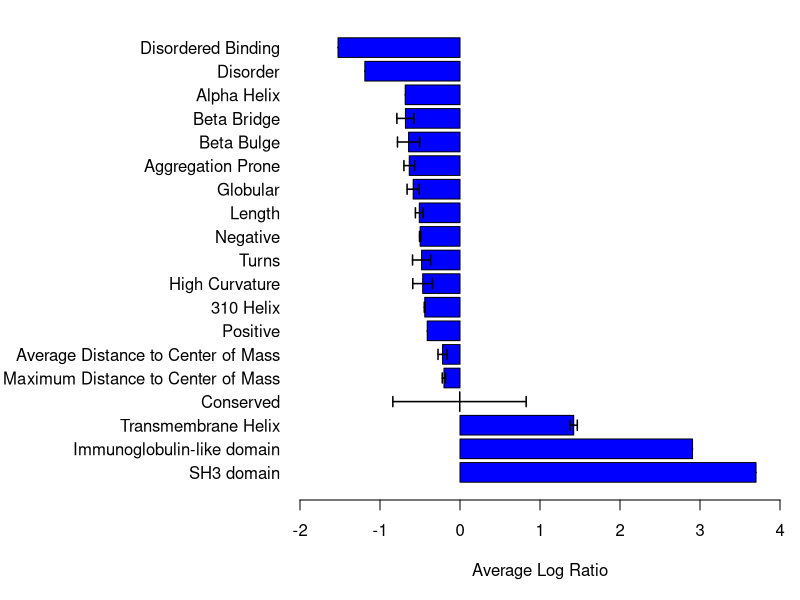
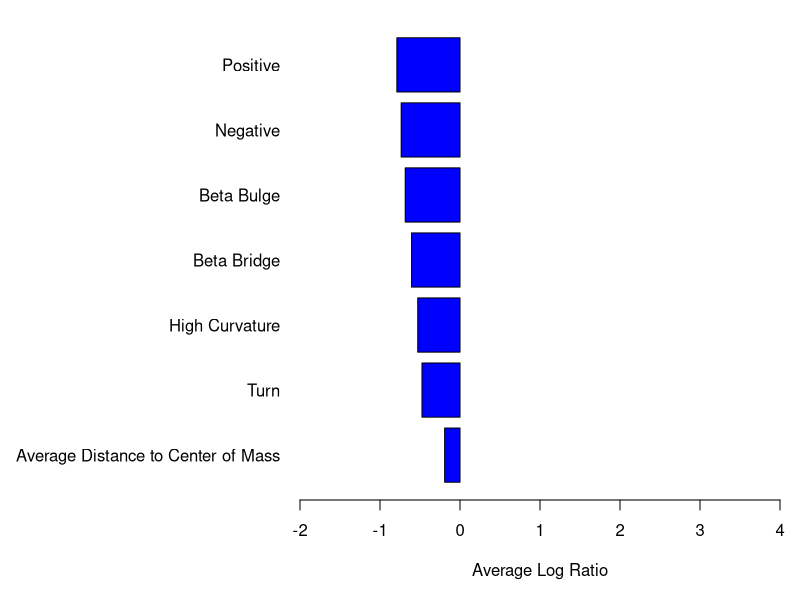
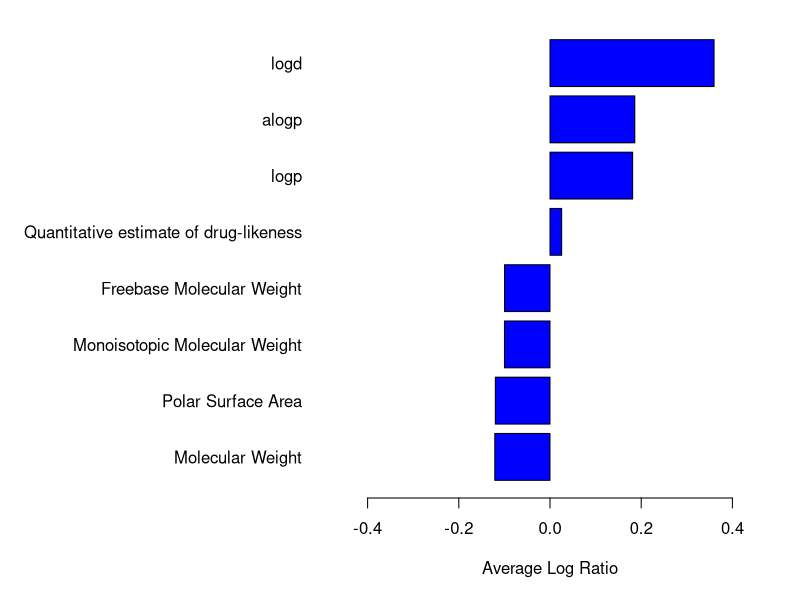

These figures' R source, in order:
# Fig 3A
# st_devplus<- c(3.700439718,2.478617973,2.104981654,0.603788675,0.840024227,1.031043847,1.048611919,1.388021777,1.212954835,0.229784024,0.703383296,-0.203108626,-0.372663205,0.095496231,-0.617005308,-0.688827336,-0.789397132,-0.83246,-1.350660407)
# st_devminus<- c(3.700439718,2.478617973,2.104981654,0.603788675,-0.218147679,-0.419841293,-0.488128769,-1.124685253,-1.137351767,-0.228361918,-1.083990802,-0.203108626,-0.468019699,-1.215355991,-0.699841986,-0.743125622,-0.789397132,-0.83246,-1.803562923)
# par(mar=c(5,15,1,1))
# barplot1 <- barplot(c(3.700439718,2.478617973,2.104981654,0.603788675,0.310938274,0.305601277,0.280241575,0.131668262,0.037801534,0.000711053,-0.190303753,-0.203108626,-0.420341452,-0.55992988,-0.658423647,-0.715976479,-0.789397132,-0.83246,-1.577111665) ,xlab="Average Log Ratio",beside=T , legend.text=T,col=c("blue") , xlim= c(-2,4), horiz=TRUE, las=1, names.arg=c("Immunoglobulin V-set Domain", "Disorder Binding", "Disorder", "310 Helix", "Turns", "High Curvature","Beta Bridge", "Length", "Alpha Helix", "Average Distance to Center of Mass", "Beta Bulge", "Maximum Distance to Center of Mass", "Nonconserved", "Conserved", "Aggregation Prone", "Negative", "Positive", "Globular", "Transmembrane Helix"))
# arrows(st_devplus, barplot1, st_devminus, barplot1, lwd = 1.5, angle = 90, code = 3, length = 0.05)

# #Fig 3B
# data<-data.frame(
#   # All = c(3.700439718,2.478617973,2.104981654,0.603788675,0.310938274,0.305601277,0.280241575,0.131668262,0.037801534,0.000711053,-0.190303753,-0.203108626,-0.420341452,-0.55992988,-0.658423647,-0.715976479,-0.789397132,-0.83246,-1.577111665),
#   "HER2 Negative"= c(0,2.478617973,2.104981654,0.603788675,0.25521678,0.305601277,0.03623631,1.020044352,0.868760402,0.068603167,0.078278674,0,-0.424366142,-0.918778845,0,-0.735173822,-0.789397132,0,-1.735932789),
#   "PR Negative" = c(3.700439718,0,0,0,0.47810276,0,0.7682521,0,0,-0.2029653,0,-0.2031086,-0.4048759,-0.7787659,-0.6291365,-0.6967791,0,0,0),
#   "ER Negative" = c(0,0,0,0,0,0,0,0,0,-0.2029653,0,-0.2031086,0,0,-0.6291365,-0.6967791,0,0,0)
#   )
# par(mar=c(5,15,1,1))
# barplot2 <- barplot(t(as.matrix(data)) , xlab="Average Log Ratio", beside=T , legend.text=T,col=c("red","light blue","light pink") , xlim= c(-2,4), horiz=TRUE, las=1, names.arg=c("Immunoglobulin V-set Domain", "Disorder Binding", "Disorder", "310 Helix", "Turns", "High Curvature","Beta Bridge", "Length", "Alpha Helix", "Average Distance to Center of Mass", "Beta Bulge", "Maximum Distance to Center of Mass", "Nonconserved", "Conserved", "Aggregation Prone", "Negative", "Positive", "Globular", "Transmembrane Helix"))

# Fig 4

# data<-data.frame(
#   mutated= c(4.169925001,3.906890596,3.892917278,3.730798919,3.48071418,3.13368589,2.962123737,2.753918308,2.74094417,2.736965594,2.569482866,2.522034326,2.503510211,2.483725316,2.469076352,2.377423081,2.291025905,2.257154523,2.180442772,2.148329951,2.041276117,1.998577799,1.858460503,1.789336244,1.592879238,1.539669337,1.338270825,1.262821965,0.991315046,0.976657973,0.534585279,0.282805902,-0.922542318,-1.612528422),
#   overexpressed = c(0,0,2.318448282,2.067080181,0,0.87968488,0,0,0,0,1.132557902,0,0,0.521445642,0,0.994058457,1.706126783,0,0,0.468131436,0,0,0,0,0,0,0,0,0.437171288,0.358831013,0,0,0,-2.430703133)
#   )
# label<-c("Immunoglobulin subtype 2","Immunoglobulin I-set","Disordered Binding","Disorder","Disorder Frequency","Sheet","Sheet Frequency","Beta Bulge Frequency","Beta Bulge","Immunoglobulin subtype","Loop","Globular","Negative Frequency","Length","Positive Frequency","Positive","Aggregation Prone","Aggregation Prone Frequency","Loop Frequency","Negative","High Curvature","High Curvature Frequency","Turn","Turn Frequency","Beta Bridge","Coiled Coil","Helix","310 Helix","Maximum Distance to Center of Mass","Average Distance to Center of Mass","Alpha Helix","Minimum Distance to Center of Mass","Conserved","Transmembrane Helix")
# barplot2 <- barplot(t(as.matrix(data)) , xlab="Average Log Ratio", beside=T , legend.text=T,col=c("red","blue") , xlim= c(-2.5,4.5), horiz=TRUE, las=1, names.arg=label)


# Fig 5
par(mar=c(5,15,1,1))
data <-c(3.700439718,2.906890596,1.421347761,-0.006103633,-0.200609637,-0.218648793,-0.409783857,-0.440829459,-0.466807105,-0.480089262,-0.498225401,-0.509043958,-0.58531265,-0.634213842,-0.642893045,-0.682145454,-0.6848459,-1.189613472,-1.52480527)
labels <- c("SH3 domain","Immunoglobulin-like domain","Transmembrane Helix","Conserved","Maximum Distance to Center of Mass","Average Distance to Center of Mass","Positive","310 Helix","High Curvature","Turns","Negative","Length","Globular","Aggregation Prone","Beta Bulge","Beta Bridge","Alpha Helix","Disorder","Disordered Binding")
st_devplus <- c(3.700439718,2.906890596,1.466154906,0.827118318,-0.179758436,-0.162549468,-0.409783857,-0.435018846,-0.343444841,-0.367016615,-0.490269678,-0.460762036,-0.509273047,-0.567223307,-0.504274613,-0.575363579,-0.6848459,-1.189613472,-1.52480527)
st_devminus <-c(3.700439718,2.906890596,1.376540616,-0.839325584,-0.221460838,-0.274748118,-0.409783857,-0.446640072,-0.590169369,-0.593161909,-0.506181124,-0.55732588,-0.661352253,-0.701204377,-0.781511477,-0.788927329,-0.6848459,-1.189613472,-1.52480527)
barplot1 <- barplot(data ,xlab="Average Log Ratio",beside=T , legend.text=T,col=c("blue") , horiz=TRUE, las=1, xlim= c(-2,4),names.arg=labels)
arrows(st_devplus, barplot1, st_devminus, barplot1, lwd = 1.5, angle = 90, code = 3, length = 0.05)


# Fig 6A
# data <-c(3.700439718,0.7682521,0.47810276,-0.4048759,-0.7787659)
# labels <- c("Immunoglobulin V-set domain","Beta Bridge","Turn","Nonconserved","Conserved")
# barplot1 <- barplot(data ,xlab="Average Log Ratio",beside=T , legend.text=T,col=c("blue") , horiz=TRUE, las=1, xlim= c(-2,4),names.arg=labels)
# 
# # Fig 6b
data <-c(-0.1920531,-0.4751184,-0.528455,-0.6054624,-0.6847855,-0.7351738,-0.7893971)
labels <- c("Average Distance to Center of Mass","Turn","High Curvature","Beta Bridge","Beta Bulge","Negative","Positive")
barplot1 <- barplot(data ,xlab="Average Log Ratio",beside=T , legend.text=T,col=c("blue") , horiz=TRUE, las=1, xlim= c(-2,4),names.arg=labels)


data <-c(-0.121123182298212, -0.119887284964298, -0.0998361451679082, -0.0996834833791379, 0.0255419579845659,0.181249445184875, 0.185923129270494,0.359793019946603)
labels <- c("Molecular Weight","Polar Surface Area", "Monoisotopic Molecular Weight", "Freebase Molecular Weight","Quantitative estimate of drug-likeness","logp","alogp", "logd")
par(mar=c(5,16,1,1)+.1)
barplot1 <- barplot(data ,xlab="Average Log Ratio",beside=T , legend.text=T,col=c("blue") , horiz=TRUE, las=1, xlim= c(-0.5,0.5),names.arg=labels)









